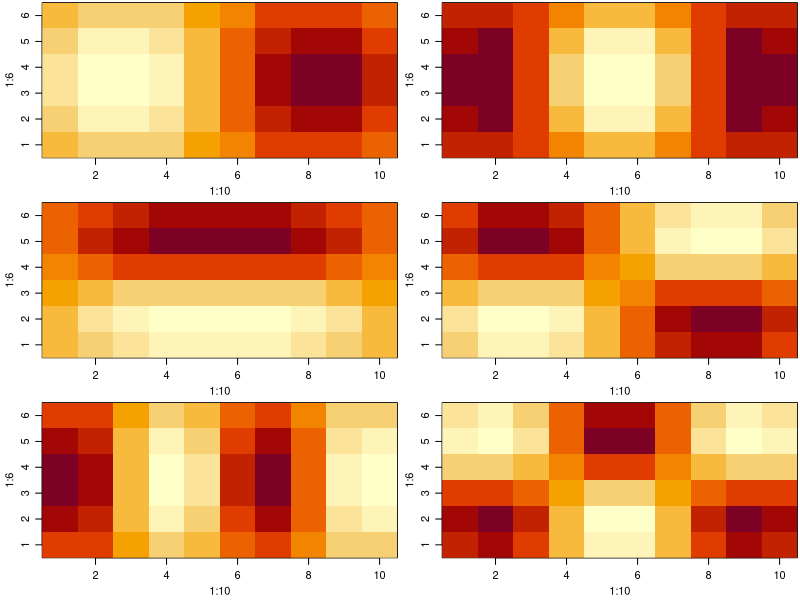
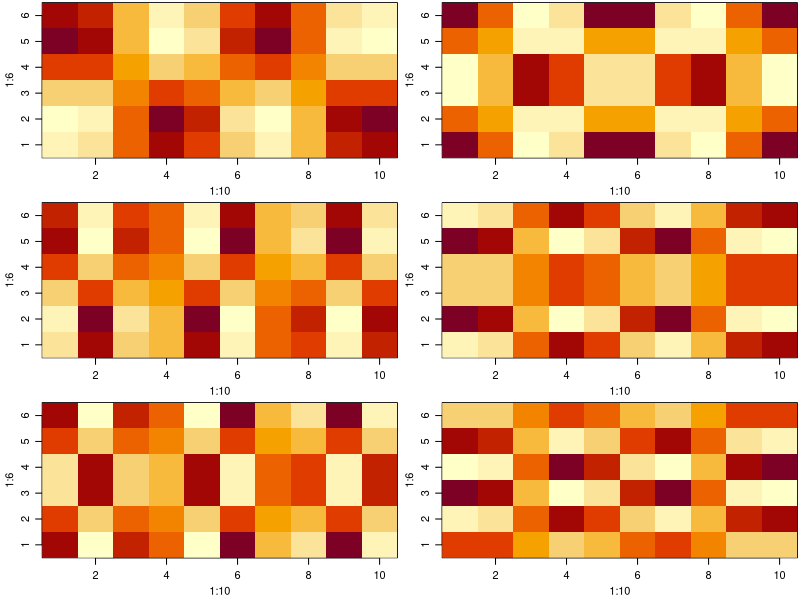
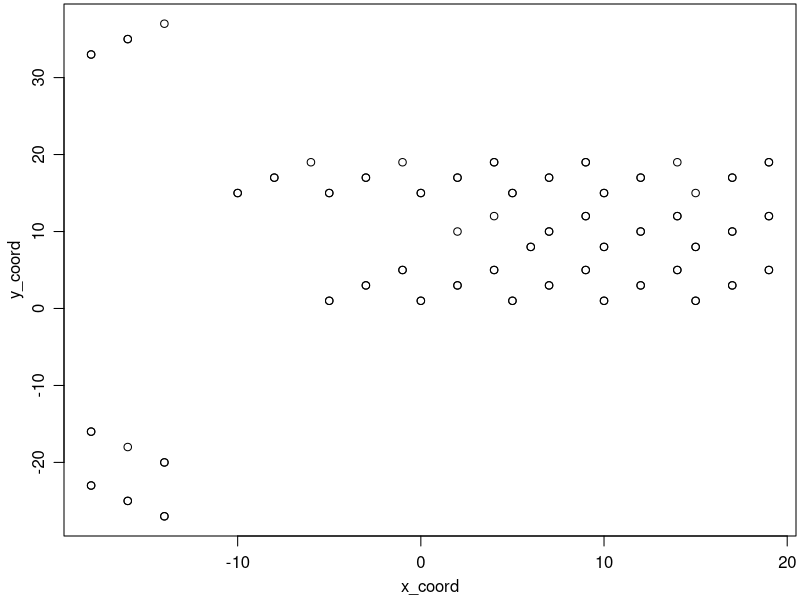
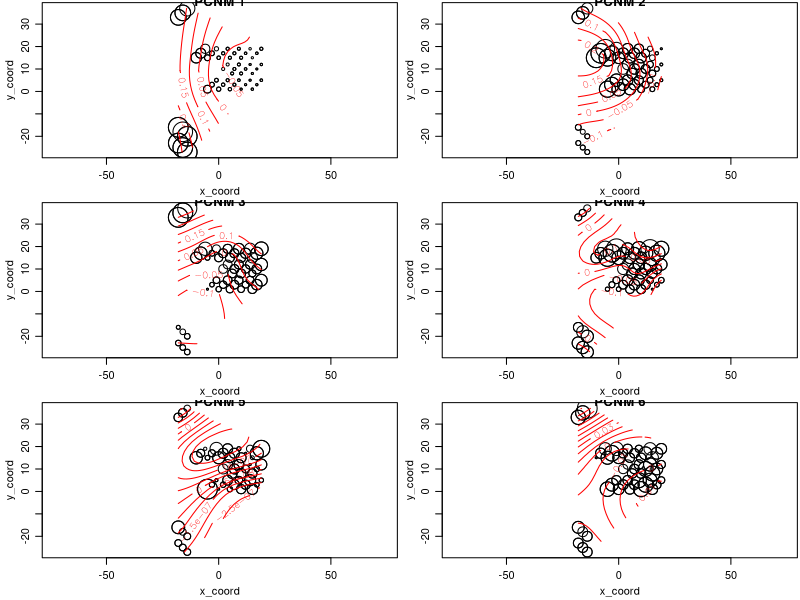
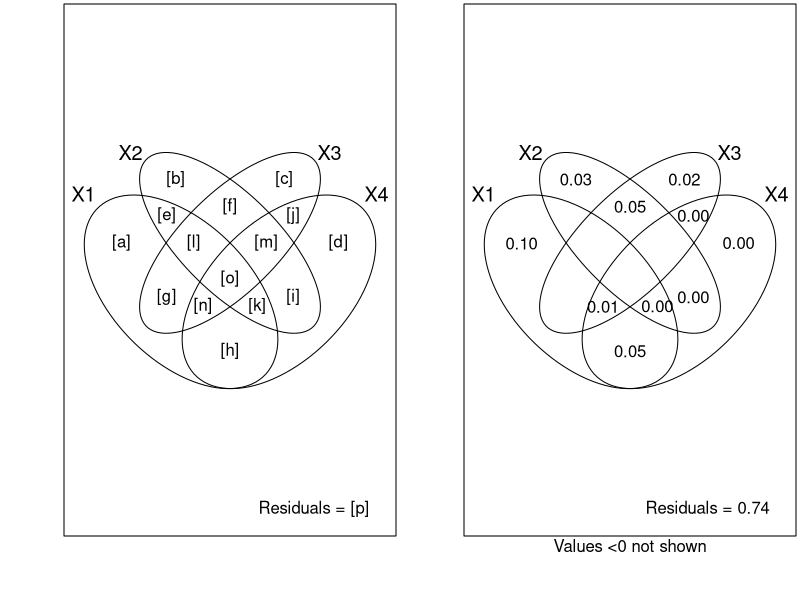

Generate these figures, in order, with R:
rm(list=ls())


# RDA-PCNM Lunchinators

# Example of how PCNM works - From EEB698-Species Composition Analysis ####

# If not installed uncomment this line - install.packages('ade4')
library(ade4)
library(vegan)

# Thanks Dr. Dixon for this example code! 

# generate a 10 x 6 regular grid and compute pcnm scores

xy <- expand.grid(x=1:10, y = 1:6)
head(xy)
tail(xy)
xy

xy.pcnm <- pcnm(dist(xy)) #Default distance matrix = Eucl.
dim(xy.pcnm$vectors)

# visualize various PCNM vectors using image plots
par(mfrow=c(3,2), mar=c(3,3,0,0)+0.2, mgp=c(2,0.8,0))

axis <- 1;
image(1:10, 1:6, matrix(xy.pcnm$vectors[,axis], nrow=10))
axis <- 2;
image(1:10, 1:6, matrix(xy.pcnm$vectors[,axis], nrow=10))
axis <- 3;
image(1:10, 1:6, matrix(xy.pcnm$vectors[,axis], nrow=10))
axis <- 4;
image(1:10, 1:6, matrix(xy.pcnm$vectors[,axis], nrow=10))
axis <- 5;
image(1:10, 1:6, matrix(xy.pcnm$vectors[,axis], nrow=10))
axis <- 6;
image(1:10, 1:6, matrix(xy.pcnm$vectors[,axis], nrow=10))

axis <- 10;
image(1:10, 1:6, matrix(xy.pcnm$vectors[,axis], nrow=10))
axis <- 20;
image(1:10, 1:6, matrix(xy.pcnm$vectors[,axis], nrow=10))
axis <- 30;
image(1:10, 1:6, matrix(xy.pcnm$vectors[,axis], nrow=10))
axis <- 35;
image(1:10, 1:6, matrix(xy.pcnm$vectors[,axis], nrow=10))
axis <- 40;
image(1:10, 1:6, matrix(xy.pcnm$vectors[,axis], nrow=10))
axis <- 42;
image(1:10, 1:6, matrix(xy.pcnm$vectors[,axis], nrow=10))


# Further extension - Variation partitioning ####
  ## Paritition variation in fungal communities associated with tree 
  ## leaves to three categories: leaf type, leaf chemistry, 
  ## and spatial relationships on the landscape 

# read in tables containing species, environmental variables, 
  # and geographic distances

# Set working directory to wherever you downloaded these files! 

endo.spp <- read.csv('endophytes.csv')  # column names represent OTUs
endo.env <- read.csv('endophytes_env.csv') # Environmental data 
endo.dist <- read.csv('endophytes_dist.csv') # Spatial Data 
par(mfrow=c(1,1))

dim(endo.spp)
str(endo.env)
str(endo.dist)

# look at the spatial arrangment of samples in two dimentions
plot(endo.dist)

# represent spatial patterns through PCNMs
endo.pcnm <- pcnm(dist(endo.dist))

# loadings for each PCNM axis can be extracted using scores()
str(scores(endo.pcnm))

# Two-dimensional sampling, especially when samples are not evenly spaced,
  ## results in variables with patterns that are not as easy to interpret,
  ## but the first axes tend to represent large scale patterns 
  ## while the later axes tend to represent smaller scale patterns.
  ## Here we plot the first six PCNM axes to visualise the patterns 
  ## that they represent.
# ordisurf() fits a smooth surface model to the data, 
  ## but the output is suppressed here
# as a biproduct, ordisurf returns the plot that we want
par(mfrow=c(3, 2))
ordisurf(endo.dist,scores(endo.pcnm,choi=1),bubble=4,
         main='PCNM 1')
ordisurf(endo.dist,scores(endo.pcnm,choi=2),bubble=4,
         main='PCNM 2')
ordisurf(endo.dist,scores(endo.pcnm,choi=3),bubble=4,
         main='PCNM 3')
ordisurf(endo.dist,scores(endo.pcnm,choi=4),bubble=4,
         main='PCNM 4')
ordisurf(endo.dist,scores(endo.pcnm,choi=5),bubble=4,
         main='PCNM 5')
ordisurf(endo.dist,scores(endo.pcnm,choi=6),bubble=4,
         main='PCNM 6')

# Now there are two matrices 
  ## one representing variation in measured environmental variables 
  ## and other representing spatial distributions of samples 
# We can now estimate the amount of variation in community comp. that each 
  ## explains 


# do predictor matrices affect community composition?

# environmental matrix as predictor
# Capsscale function is a distance-based redundancy analysis 
  ## Same as a normal RDA, but allows different dissimilarity matrices
cap.env <- capscale(endo.spp ~ ., data=endo.env, 
                    distance='bray')
cap.env

# spatial matrix as predictor
cap.pcnm <- capscale(endo.spp ~ ., 
                     data=as.data.frame(scores(endo.pcnm)), 
                     distance='bray')
cap.pcnm

# select particular variables to proceed with 
  ## (here we use both forward and backward selection 
  ## but could use either one separately)

# set up the null cases with no predictors
mod0.env <- capscale(endo.spp ~ 1, data=endo.env, distance='bray')
mod0.pcnm <- capscale(endo.spp ~ 1, data=as.data.frame(scores(endo.pcnm)), distance='bray')

# select variables in each predictor table
step.env <- ordistep(mod0.env, scope=formula(cap.env))

step.pcnm <- ordistep(mod0.pcnm, scope=formula(cap.pcnm))

# Now can we can look at the result for each explanatory matrix including
  ## only those variables that best explain variation between communities 
  ## can also assess significance level 

# species, tissue type, tissue CN ratio and N concentration 
  ## predict variation in community composition
step.env
step.env$anova  # presents results in an ANOVA-like table

# only six/seven of the PCNM axes appear to predict variation 
  ## in community composition
  ## significance of PCNM11 varies each time because it is based on permutations
step.pcnm
step.pcnm$anova  # presents results in an ANOVA-like table

# Now we can perform variation partitioning by including both types of 
  ## predictor matrices as separate arguments 
# This is done using a species-sample matrix as the response matrix 
  ## Basically a redundancy analysis 

# create pcnm table with only significant axes
endo.pcnm.sub <- scores(endo.pcnm, 
                        choices=c(1:4, 6, 11, 14))

# partition variation among four predictor tables:
#   1) leaf species 
#   2) leaf type (canopy/litter)
#   3) leaf chemistry
#   4) spatial gradients

## varpart function partitions variation in community data or community 
  ## dissimilarity with respect to 2, 3, or 4 explanatory tables using 
  ## adjusted R-squared in RDA or db-RDA 
endo.var <- varpart(endo.spp, 
                    ~ species, 
                    ~ type, 
                    ~ CNratio + percentN, 
                    endo.pcnm.sub, data=endo.env)
#endo.var
par(mfrow=c(1, 2))
showvarparts(4)
plot(endo.var)

#The plot shows the adjusted R2 values associated with each partition 
  ## or for overlapping partitions. Although the plot does not compare labels, 
  ## we can print the object containing the result of the call to 
  ## and get the relevant information from the 'Explanatory tables' and 
  ## 'Partition table' (under 'Individual fractions') blocks.

# Then we can test the significance of each individual component. 
  ## Here we use 'rda' function since that is how we performed variation partitioning.
  ## We test for the effect of each individual component after already accounting 
  ## for the effect of the other components using the function 
  ## (note that we need to specify the name of the 
  ## dataframe for variables named within ).  

# significance of partition X1
anova(rda(endo.spp  ~ species + Condition(endo.env$type) +  
            + Condition(endo.env$CNratio) + Condition(endo.env$percentN) 
          + Condition(endo.pcnm.sub), 
          data=endo.env))

# significance of partition X2
anova(rda(endo.spp  ~ type + Condition(endo.env$species) +  
            + Condition(endo.env$CNratio) + Condition(endo.env$percentN) 
          + Condition(endo.pcnm.sub), 
          data=endo.env))

# significance of partition X3
anova(rda(endo.spp  ~ CNratio + percentN 
          + Condition(endo.env$species) + Condition(endo.env$type) 
          + Condition(endo.pcnm.sub), 
          data=endo.env))

# significance of partition X4
anova(rda(endo.spp  ~ endo.pcnm.sub 
          + Condition(endo.env$species) + Condition(endo.env$type) 
          + Condition(endo.env$CNratio) + Condition(endo.env$percentN)))

# Leaf species, type (litter/fresh), and chemistry are all statistically significant 
  ## in their contributions to fungal community composition,
  ## even though the amount of variation explained by some of these variables is small.
  ## There was no statistically significant spatial pattern in fungal community composition 
  ## independent of these other measured drivers.
